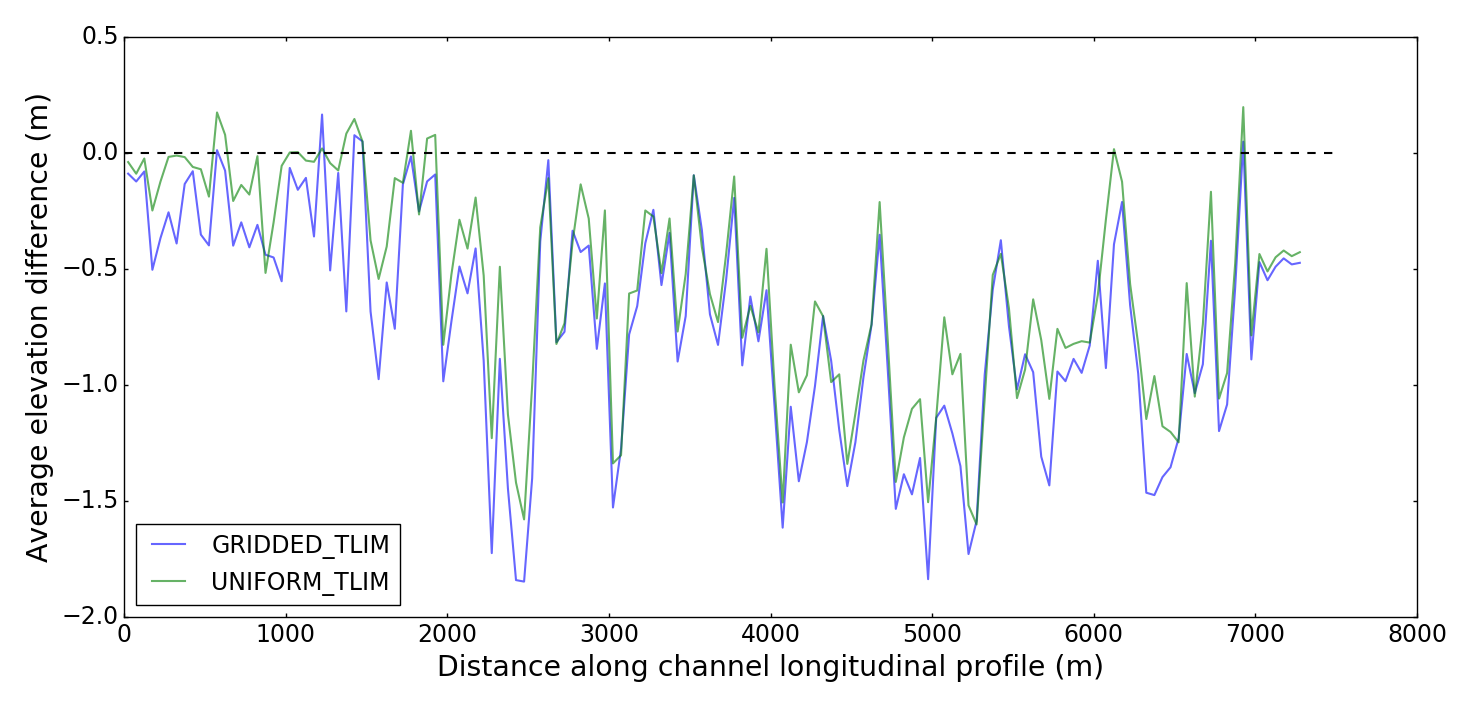

Write the Python code that produced this figure.
# -*- coding: utf-8 -*-
"""
Created on Mon Feb  6 20:53:58 2017

Example of how to use the Swath profile plotter
to plot longitudinal swaths along channels 
from LSDSwathTools.

@author: dav
"""

import matplotlib.pyplot as plt
from LSDPlottingTools.LSDMap_BasicPlotting \
        import MultiLongitudinalSwathAnalysisPlot, init_plotting_DV

init_plotting_DV()

#data_dir = "/mnt/SCRATCH/Analyses/HydrogeomorphPaper/SwathProfile/Swath_secondVisit/Ryedale/"
data_dir = "/run/media/dav/SHETLAND/Analyses/HydrogeomorphPaper/SwathProfile/Swath_secondVisit/Boscastle/"

file_single = "RyedaleElevDiff_GRIDDED_TLIM_long_profile.txt"
file_wildcard = "*ElevDiff_*_TLIM_long_profile.txt"

#plot_swath_profile(file_single + data_dir)
plt.rcParams['lines.linewidth'] = 1.5

# Returns the objects now
# Cycles through input swath files in alphabetical order.
fig, ax = MultiLongitudinalSwathAnalysisPlot(data_dir, file_wildcard, maximum=45000)

# Check these corespond to the correct line.
ax.legend(['GRIDDED_TLIM','UNIFORM_TLIM'],loc='best')
